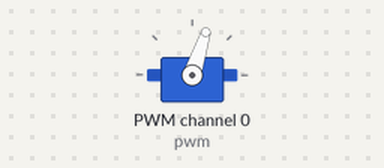
The program below on a simulated Raspberry Pi (BCM pin numbers). Shown: servo. Servo angles are drawn from the pulse width (0.5 ms = 0°, 2.5 ms = 180°).

Above: at 0.05 s.
Timing chart, 0 to 3.0 s (numbered marks = the images above):
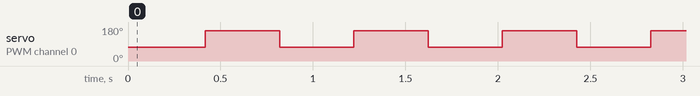

Measured:
- by itself, servo on PWM channel 0 (pwm): alternates 160° for 0.40 s and 72° for 0.40 s

The program:

flagWaver.py
```python
#!/usr/bin/python

from Adafruit_PWM_Servo_Driver import PWM
import time
import sys

# ===========================================================================
# Wave the Flag!
# http://youtu.be/oCivzMOjH3s
# ===========================================================================

# Initialise the PWM device using the default address
# bmp = PWM(0x40, debug=True)
pwm = PWM(0x40, debug=True)

servoMin = 200  # Min pulse length out of 4096
servoMax = 600  # Max pulse length out of 4096

pwm.setPWMFreq(60)                        # Set frequency to 60 Hz

#scale
def move(moveTo):
	moveTo = servoMin+moveTo*servoMax/100
	pwm.setPWM(0, 0, moveTo)

while (True):
	move(20)
	time.sleep(0.4)
	move(60)
	time.sleep(0.4)
```
